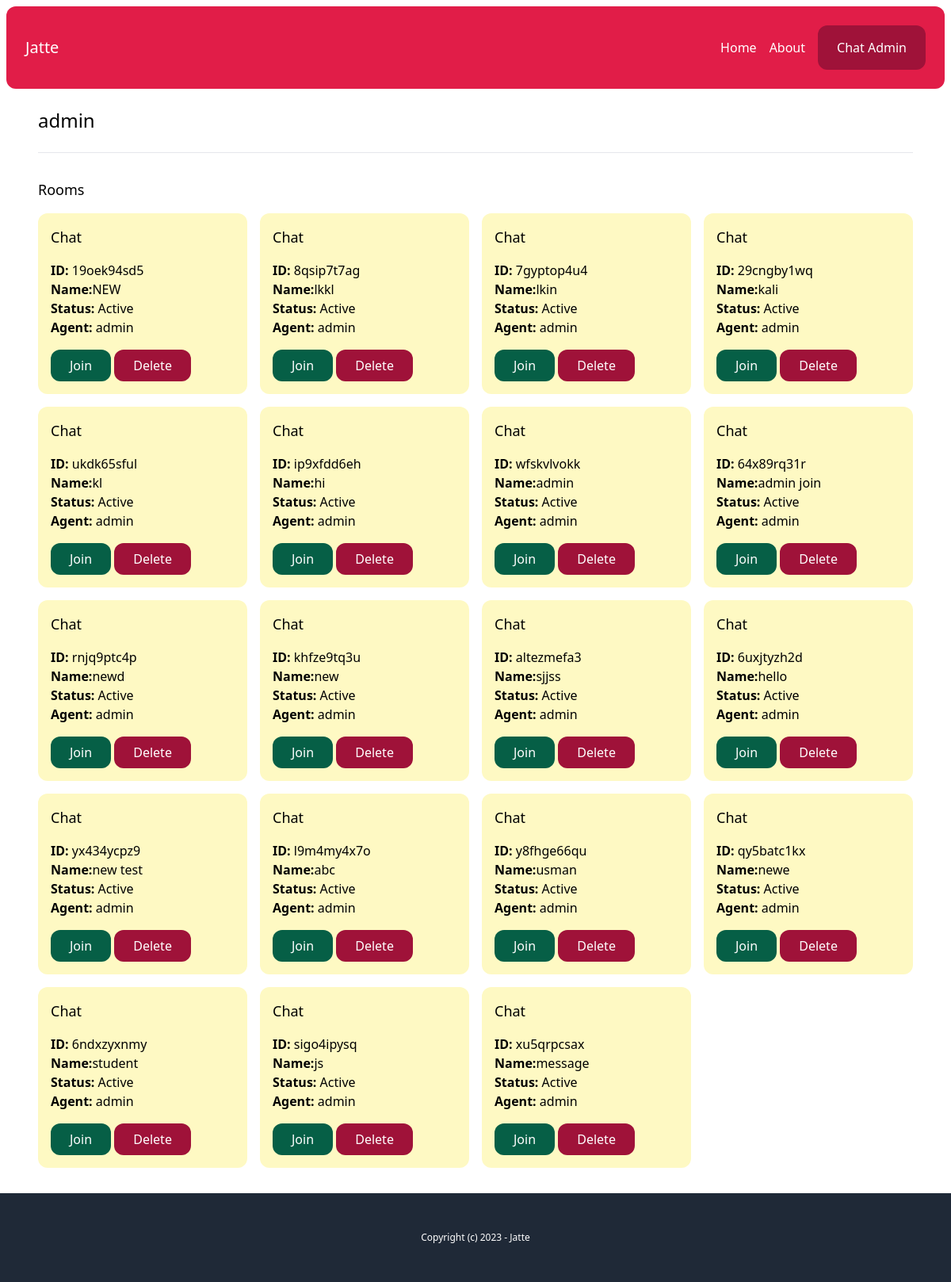
Screenshot of /chat-admin/user/e8f21214-2c8b-441e-8013-37ddf2256f80/ (signed in) with the database file from the repository.
### account/models.py (models this page shows)
class User(AbstractBaseUser, PermissionsMixin):
    AGENT = 'agent'
    MANAGER = 'manager'
    ROLES_CHOICES = (
        (AGENT, 'Agent'),
        (MANAGER, 'Manager'),
    )
    id = models.UUIDField(primary_key=True, default=uuid.uuid4, editable=False)
    email = models.EmailField(unique=True)
    name = models.CharField(max_length=255, blank=True, default='')
    role = models.CharField(max_length=20, choices=ROLES_CHOICES, default=AGENT)
    is_active = models.BooleanField(default=True)
    is_staff = models.BooleanField(default=False)
    date_joined = models.DateTimeField(default=timezone.now)
    last_login = models.DateTimeField(blank=True, null=True)
    objects = CustomUserManager()
    USERNAME_FIELD = 'email'
    EMAIL_FIELD = 'email'
    REQUIRED_FIELDS = ['name']

### chat/models.py (models this page shows, shortened)
class Room(models.Model):
    WAITING = 'waiting'
    ACTIVE = 'active'
    CLOSED = 'closed'
    STATUS_CHOICES = (
        (WAITING, 'Waiting'),
        (ACTIVE, 'Active'),
        (CLOSED, 'Closed'),
    )
    uuid = models.CharField(max_length=255)
    client = models.CharField(max_length=255)
    agent = models.ForeignKey(User, related_name='rooms', blank=True, null=True, on_delete=models.SET_NULL)
    messages = models.ManyToManyField(Message)
    url = models.CharField(max_length=255, blank=True, null=True )
    status = models.CharField(max_length=20, choices=STATUS_CHOICES, default=WAITING)
    created_at = models.DateTimeField(auto_now_add=True)
    class Meta:
        ordering = ('-created_at',)

### chat/views.py (the view)
# urls.py: path('chat-admin/user/<uuid:uuid>/', views.user_detail,name="user_detail"),
@login_required
def user_detail(request, uuid):
    user = User.objects.get(pk=uuid)
    rooms = user.rooms.all()
    return render(request, 'chat/user_detail.html',{
                  "user":user,
                  'rooms':rooms
                  })

### chat/templates/chat/user_detail.html
{% extends 'core/base.html' %}
{% block content %}
<h1 class="mb-6 text-2xl">{{user.name}}
</h1>
<hr class="my-6">
<div class="mt-8">
    <h2 class="mb-4 text-lg">Rooms</h2>
    {% include "chat/partials/room_list.html" %}
</div>
{%  endblock %}

### core/templates/core/base.html (shortened to what this page needs)
{% load static %}
<!doctype html>
<html>
    <head>
        <link rel="stylesheet" type="text/css" href="{% static 'css/main.min.css' %}">
    </head>
    <body>
        <div class="p-2">
            <nav class="p-6 bg-rose-600 text-white flex justify-between items-center rounded-xl">
                <a href="{% url 'core:index' %}" class="text-xl">Jatte</a>
                <div class="flex items-center space-x-4">
                    <a href="{% url 'core:index' %}">Home</a>
                    <a href="{% url 'core:about' %}">About</a>
                    {% if request.user.is_authenticated %}
                    <a href="{% url 'chat:admin' %}" class="inline-block py-4 px-6 bg-rose-800 text-white  rounded-xl">Chat Admin</a>
                    {% endif %}
                </div>
            </nav>
            <main class="max-w-6xl mx-auto p-6">
                {% block content %}
                {% endblock %}
            </main>
        </div>
        <footer class="py-12 px-6 bg-gray-800 text-white text-center text-xs">
            <p>Copyright (c) 2023 - Jatte</p>
        </footer>
    </body>
</html>

### chat/templates/chat/partials/room_list.html
<div class="grid grid-cols-4 gap-4">
    {% for room in rooms %}
    <div
        class="p-4 rounded-xl {% if room.status == 'waiting' %}bg-emerald-100{% elif room.status == 'active' %}bg-yellow-100{% else %}bg-gray-100{% endif %}">
        <h3 class="mb-4 text-lg">Chat</h3>
        <p>
            <b>ID:</b> {{room.uuid}} <br>
            <b>Name:</b>{{ room.client }} <br>
            <b>Status:</b> {{ room.get_status_display }} <br>
            <b>Agent:</b> {% firstof room.agent.name 'None yet....' %}
        </p>
        <a href="{% url 'chat:room' room.uuid %}" class="mt-4 inline-block py-2 px-6 bg-emerald-800 text-white rounded-xl">Join</a>
    <a href="{% url 'chat:delete_room' room.uuid %}" class="mt-4 inline-block py-2 px-6 bg-rose-800 text-white rounded-xl">Delete</a>
    </div>
    {% endfor %}
</div>

### rows the page displays
User: name "admin"
Room: uuid "19oek94sd5", client "NEW", status "Active", agent.name "admin"
Room: uuid "8qsip7t7ag", client "lkkl", status "Active", agent.name "admin"
Room: uuid "7gyptop4u4", client "lkin", status "Active", agent.name "admin"
Room: uuid "29cngby1wq", client "kali", status "Active", agent.name "admin"
Room: uuid "ukdk65sful", client "kl", status "Active", agent.name "admin"
Room: uuid "ip9xfdd6eh", client "hi", status "Active", agent.name "admin"
Room: uuid "wfskvlvokk", client "admin", status "Active", agent.name "admin"
Room: uuid "64x89rq31r", client "admin join", status "Active", agent.name "admin"
Room: uuid "rnjq9ptc4p", client "newd", status "Active", agent.name "admin"
Room: uuid "khfze9tq3u", client "new", status "Active", agent.name "admin"
Room: uuid "altezmefa3", client "sjjss", status "Active", agent.name "admin"
Room: uuid "6uxjtyzh2d", client "hello", status "Active", agent.name "admin"
Room: uuid "yx434ycpz9", client "new test", status "Active", agent.name "admin"
Room: uuid "l9m4my4x7o", client "abc", status "Active", agent.name "admin"
Room: uuid "y8fhge66qu", client "usman", status "Active", agent.name "admin"
Room: uuid "qy5batc1kx", client "newe", status "Active", agent.name "admin"
Room: uuid "6ndxzyxnmy", client "student", status "Active", agent.name "admin"
Room: uuid "sigo4ipysq", client "js", status "Active", agent.name "admin"
Room: uuid "xu5qrpcsax", client "message", status "Active", agent.name "admin"
